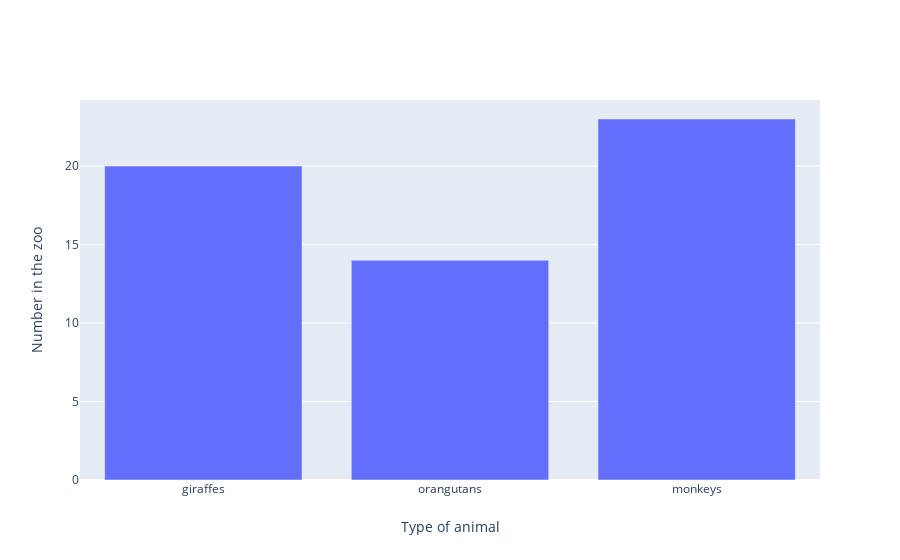

The notebook cell this image was saved under:
### Code cell
# Finally, display your figure 
fig = go.Figure(data=my_data, layout=my_layout)
iplot(fig) # inside the Jupyter notebook
plot(fig) # in your browswer

### Figure 1 — Plotly figure (JSON) as saved in the notebook; plotly's stock layout.template omitted (floating-point values rounded to 4 significant figures)
{"data": [{"type": "bar", "x": ["giraffes", "orangutans", "monkeys"], "y": [20, 14, 23]}], "layout": {"xaxis": {"title": {"text": "Type of animal"}}, "yaxis": {"title": {"text": "Number in the zoo"}}}}
